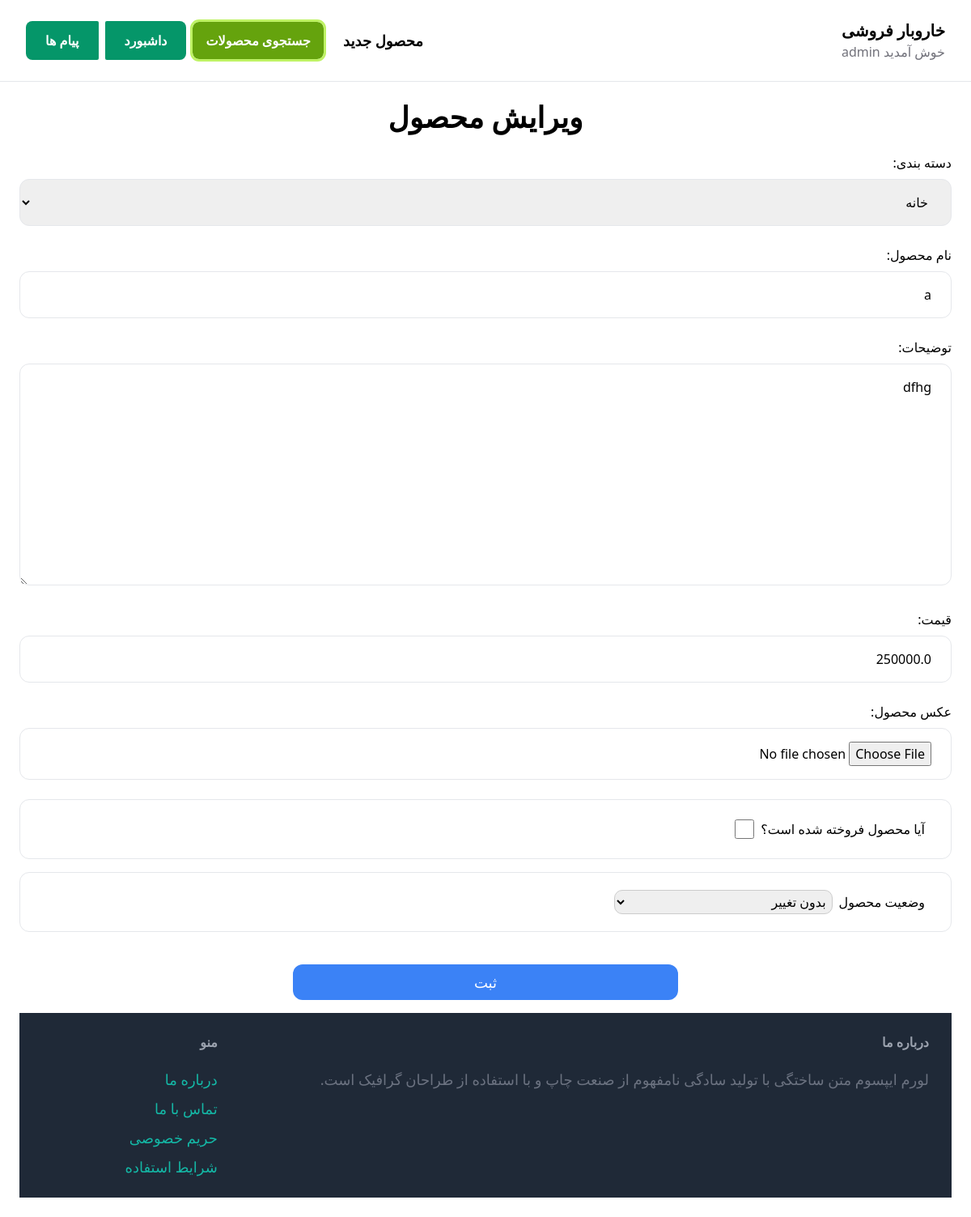
Page /items/32/edit (signed in) on the committed database.
### item/models.py (models this page shows, shortened)
class Item(models.Model):
    category = models.ForeignKey(Category , related_name='items',on_delete=models.CASCADE,verbose_name='دسته بندی')
    name = models.CharField(max_length=255,verbose_name='نام محصول')
    description = models.TextField(blank=True, null=True,verbose_name='توضیحات')
    price = models.FloatField(verbose_name='قیمت')
    image = models.ImageField(upload_to='item_images',blank=True,null=True,verbose_name='عکس محصول')
    is_sold = models.BooleanField(default=False,verbose_name='آیا محصول فروخته شده است؟')
    is_deleted = models.BooleanField(default=False)
    created_by = models.ForeignKey(User, related_name='items', on_delete=models.CASCADE)
    created_at = jmodels.jDateTimeField(auto_now_add=True)
    is_approved = models.BooleanField(default=False,verbose_name='آیا محصول مورد تایید است؟')
    is_rejected = models.BooleanField(default=False,)
    reject_msg = models.TextField(blank=True, null=True, verbose_name='توضیحات عدم تایید محصول')
    modified_at = jmodels.jDateTimeField(auto_now=True)

### item/views.py (the view)
# urls.py: path('<int:pk>/edit', views.edit_item , name='edit'),
@login_required
def edit_item(request, pk):
    item = get_object_or_404(Item, pk=pk)
    if not (request.user == item.created_by or request.user.is_superuser):
        return render(request, 'core/403.html', status=403)
    if request.method == 'POST':
        if request.user.is_superuser:
            form = AdminEditItemForm(request.POST, request.FILES, instance=item)
        else:
            form = EditItemForm(request.POST, request.FILES, instance=item)
        if form.is_valid():
            if request.user.is_superuser:
                action = form.cleaned_data.get('action')  # Use get() method to avoid KeyError
                if action == 'is_rejected':
                    item.is_rejected = True
                    item.is_approved = False
                elif action == 'is_approved':
                    item.is_rejected = False
                    item.is_approved = True
            else: # if user edited, item would go to admin check state
                item.is_approved = False
                item.is_rejected = False
            form.save()
            return redirect('item:detail', pk=item.id)
    else:
        if request.user.is_superuser:
            form = AdminEditItemForm(instance=item)
        else:
            form = EditItemForm(instance=item)
    return render(request, 'item/form.html', {
        'form': form,
        'title': 'ویرایش محصول',
        'user': request.user,
    })

### core/context_processors.py (called while the page is built)
def js_messages(request):
    js_messages = [str(message) for message in messages.get_messages(request)]
    return {'js_messages': js_messages}

### item/models.py (called while the page is built)
    def __str__(self):
        return self.name

### item/templates/item/form.html (shortened to what this page needs)
{% extends "core/base.html" %}
{% block content %}
<center><h1 class='mb-6 mx-0 text-4xl font-bold '>{{ title }}</h1></center>
<form action="" enctype="multipart/form-data" method="POST">
    <div class="space-y-4">
        {% for field in form %}
            {% if field.name == 'is_sold' %}
                <div class="py-4 px-6 rounded-xl border w-full">
                    <label for="{{ field.id_for_label }}" class="flex items-center">
                        <span class="m-2">{{ field.label }}</span>
                        {{ field }}
                    </label>
                </div>
            {% elif request.user.is_superuser and field.name == 'action' %}
                <div class="py-4 px-6 rounded-xl border w-full">
                    <label for="{{ field.id_for_label }}" class="flex items-center">
                        <span class="m-2">{{ field.label }}</span>
                        {{ field }}
                    </label>
                </div>
            {% elif field.name == 'reject_msg' and form.is_rejected.value %}
                <div class="py-4 px-6 rounded-xl border w-full">
                    <label for="{{ field.id_for_label }}" class="block font-bold text-gray-700">{{ field.label }}</label>
                    {{ field }}
                    {{ field.errors }}
                </div>
            {% else %}
                <div>
                    {{ field.label_tag }}
                    {{ field }}
                </div>
            {% endif %}
        {% endfor %}
    <div>
    <center><button type="submit" class="mt-6 py-2 px- lg:px-56 text-lg bg-blue-500
     hover:bg-blue-700 rounded-xl text-white">ثبت</button><center>
</form>
{% endblock %}

### core/templates/core/base.html (shortened to what this page needs)
<!DOCTYPE html>
<html >
    <head>
        <link rel="stylesheet" href="https://cdnjs.cloudflare.com/ajax/libs/noUiSlider/14.6.3/nouislider.min.css">
        <script src="https://cdn.tailwindcss.com"></script>
    </head>
    <body dir="rtl">
        <nav class="px-8 py-6 flex justify-between items-center border-b border-gray-200">
            <div >
                <a href="/" class="text-xl font-semibold" >خاروبار فروشی</a>
                {% if request.user.is_authenticated %}
                <p class="text-zinc-500">خوش آمدید {{request.user}}</P>  {% endif %}
            </div>
            <div class="flex items-center">
                <a href="{% url 'item:new_item'%}" class="px-4 text-lg font-semibold hover:text-gray-500">محصول جدید</a>
                <div class="dropdown">
                    <a href="{% url 'item:browse' %}" class=" mx-2 px-4 py-3 font-semibold bg-lime-600 outline outline-lime-300 text-white rounded-lg hover:bg-lime-800">جستجوی محصولات</a>
                </div>
                {% if request.user.is_authenticated %}
                <a href="{% if user.is_superuser %}{% url 'dashboard:admin_dash' %}{% else %}{% url 'dashboard:index' %}{% endif %}" class="px-6 ml-2  py-3 font-semibold bg-emerald-600 text-white rounded-r-lg rounded-l-sm hover:bg-emerald-400">داشبورد</a>
                <a href="{% url 'conversation:inbox' %}" class="px-6 py-3 font-semibold bg-emerald-600 text-white rounded-l-lg rounded-r-sm hover:bg-emerald-400">پیام ها</a>
                {% endif %}
            </div>
        </nav>
        <div class="px-6 py-6">
            {% block content %}
            {% endblock %}
        </div>
        <footer class="px-6 py-6 flex justify-between bg-gray-800 ">
            <div class="w-4/5 pr-1">
                <h3 class="mb-5 font-semibold text-gray-400">درباره ما</h3>
                <p class="text-lg text-gray-500">لورم ایپسوم متن ساختگی با تولید سادگی نامفهوم از صنعت چاپ و با استفاده از طراحان گرافیک است.</p>
            </div>
            <div class="w-1/5">
                <h3 class="mb-5 font-semibold text-gray-400">منو</h3>
                <uL class="space-y-2">
                    <li> <a href="{% url 'core:contact' %}" class="text-lg text-teal-500 hover:text-teal-700">درباره ما</a> </li>
                    <li> <a href="{% url 'core:contact' %}" class="text-lg text-teal-500 hover:text-teal-700">تماس با ما</a> </li>
                    <li> <a href="{% url 'core:contact' %}" class="text-lg text-teal-500 hover:text-teal-700">حریم خصوصی</a> </li>
                    <li> <a href="{% url 'core:contact' %}" class="text-lg text-teal-500 hover:text-teal-700">شرایط استفاده</a> </li>
                </ul>
            </div>
        </footer>
    </body>
</html>

### core/templates/core/base.html (style rules this page uses)
.dropdown { position: relative; }

### rows in the picture
Item: form "خانه" "a" "dfhg" "250000.0"

### other values in the picture
{{ request.user }} "admin"
{{ title }} "ویرایش محصول"
{{ field.label_tag }} "دسته بندی:" "نام محصول:" "توضیحات:" "قیمت:" "عکس محصول:"
{{ field.label }} "آیا محصول فروخته شده است؟"
{{ field.label }} "وضعیت محصول"
